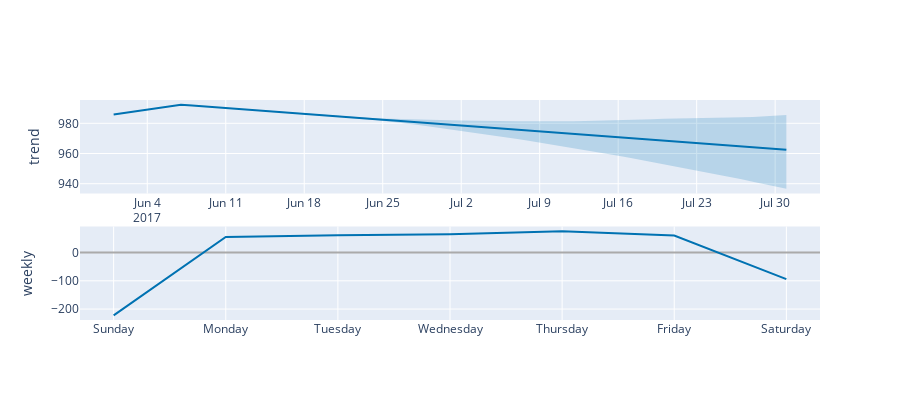

Notebook code for this chart:
### Code cell
plot_components_plotly(model, forecast)
